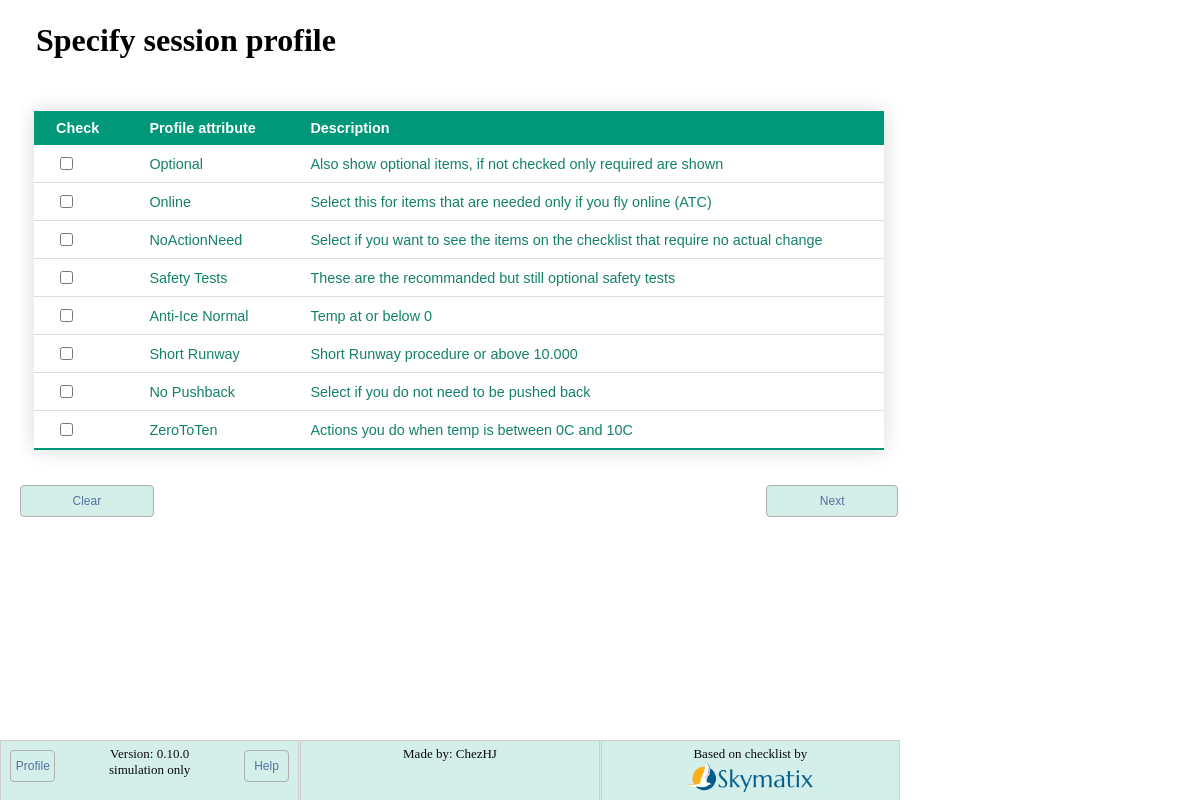
The page / on the database its author committed.
### checklist/models.py (models this page shows, shortened)
class Attribute(models.Model):
    title = models.CharField(max_length=30)
    order = models.PositiveIntegerField()
    description = models.TextField(blank=True)
    show = models.BooleanField(default="True")
    over_ruled_by = models.ForeignKey(
        "self", on_delete=models.SET_NULL, blank=True, null=True
    )
    btn_color = ColorField(default="#194D33")

### checklist/views.py (the view)
# urls.py: path("", views.profile_view, name="start"),
def profile_view(request):
    if "Clean" in request.GET:
        request.session.flush()
    attributes = Attribute.objects.order_by("order")
    return TemplateResponse(
        request,
        "checklist/profile.html",
        {
            "attributes": attributes,
        },
    )

### checklist/templatetags/environment_tags.py (called while the page is built)
@register.filter
def setting(key):
    return getattr(conf_settings, key, None)

### checklist/templates/checklist/profile.html (shortened to what this page needs)
{% extends "checklist/base.html" %}
{% load environment_tags %}
{% block content %}
    <div style="width:fit-content">
        <form action="{% url 'checklist:update_profile' %}" method="post">
            <fieldset style="border:0">
                <legend>
                    <h1>Specify session profile</h1>
                </legend>
                <table id="Table1" class="styled-table">
                    <thead>
                        <tr>
                            <th>Check</th>
                            <th>Profile attribute</th>
                            <th>Description</th>
                        </tr>
                    </thead>
                    <tbody>
                        {% for check in attributes.all %}
                            {% if check.show %}
                                <tr>
                                    <td>
                                        <input type="checkbox" name="attributes" id="{{ forloop.counter }}" value={{ check.id }}  {% if check.id in request.session.attrib %} CHECKED />
                                    {% else %}
                                        />
                                    {% endif %}
                                </td>
                                <td>
                                    <label for="{{ forloop.counter }}">{{ check.title }}</label>
                                </td>
                                <td>
                                    <label for="{{ forloop.counter }}">{{ check.description }}</label>
                                </td>
                            </tr>
                        {% endif %}
                    {% endfor %}
                </tbody>
            </table>
        </fieldset>
        <a class="btn btn-left" href="{% url 'checklist:profile' %}?Clean ">Clear</a>
        <input class="btn btn-right" type="submit" value="Next">
    </form>
</div>
{% endblock content %}

### checklist/static/checklist/style.css (style rules this page uses)
.styled-table { border-collapse: collapse; margin: 25px 0; font-size: 0.9em; font-family: sans-serif; min-width: 850px; color: #14816b; box-shadow: 0 0 20px rgba(0, 0, 0, 0.15); }
.styled-table thead tr { background-color: #009879; color: #ffffff; text-align: left; }
.styled-table th, .styled-table td { padding: 9px 22px; }
.styled-table tbody tr { border-bottom: 1px solid #dddddd; }
.styled-table tbody tr:last-of-type { border-bottom: 2px solid #009879; }
.btn { font-family: sans-serif; text-align: center; font-size: 12px; color: #51739d; background-color: #d4eee9; border-radius: 4px; width: 15%; padding: 8px 0; border: 1px solid #afafaf; text-decoration: none; cursor: pointer; }
.btn-right { float: right; }
.btn-left { float: left; }
.body { height: 100%; width: 100%; min-width: 900px; margin: 0; overflow: auto; }

### rows shown on the page
Attribute: title "Optional", description "Also show optional items, if not checked only required are shown"
Attribute: title "Online", description "Select this for items that are needed only if you fly online (ATC)"
Attribute: title "NoActionNeed", description "Select if you want to see the items on the checklist that require no actual change"
Attribute: title "Safety Tests", description "These are the recommanded but still optional safety tests"
Attribute: title "Anti-Ice Normal", description "Temp at or below 0"
Attribute: title "Short Runway", description "Short Runway procedure or above 10.000"
Attribute: title "No Pushback", description "Select if you do not need to be pushed back"
Attribute: title "ZeroToTen", description "Actions you do when temp is between 0C and 10C"

### other values the page prints
{{ 'VERSION'|setting }} "0.10.0"
